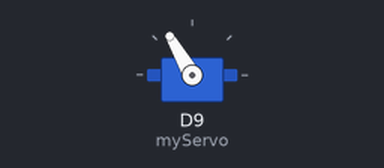
Bench run of a program on a simulated Arduino Uno R4 WiFi. On the bench: servo.

Above: at 0.05 s.
At 0.2 s:
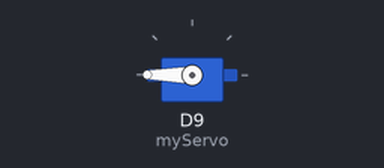
At 0.4 s:
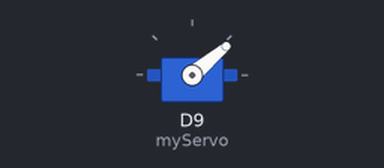
At 0.6 s:
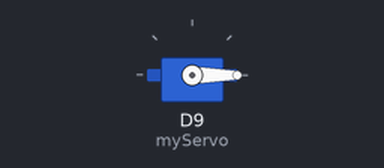
Timing chart, 0 to 3.0 s (numbered marks = the images above):
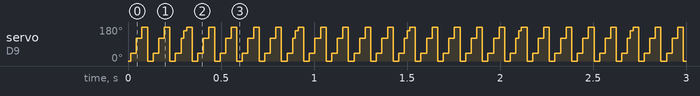

The program:

main.cpp
```cpp
#include <Arduino.h>
#include <Servo.h>
Servo myServo;  // create servo object to control a servo
#define SERVO_PIN 9
void setup() {
// write your initialization code here
    myServo.attach(9);  // attaches the servo on pin 9 to the servo object
    Serial.begin(9600);
}

void loop() {
// write your code here
    //write a loop code
    for (int pos = 0; pos <= 180; pos += 40) { // goes from 0 degrees to 180 degrees
        // in steps of 1 degree
        myServo.write(pos);              // tell servo to go to position in variable 'pos'
        delay(15);                       // waits 15ms for the servo to reach the position
    }
    for (int pos = 180; pos >= 0; pos -= 90)
    {
        // goes from 180 degrees to 0 degrees
        myServo.write(pos);              //
        delay(15);                       // waits 15ms for the servo to reach the position
    }


}
```

Measured:
- by itself, servo on D9 (myServo): moves between 0° and 180°, repeating every 0.60 s
